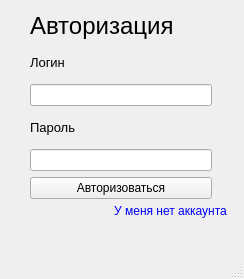
<?xml version="1.0" encoding="UTF-8"?>
<ui version="4.0">
 <class>AuthorizationForm</class>
 <widget class="QMainWindow" name="AuthorizationForm">
  <property name="geometry">
   <rect>
    <x>0</x>
    <y>0</y>
    <width>244</width>
    <height>279</height>
   </rect>
  </property>
  <property name="minimumSize">
   <size>
    <width>244</width>
    <height>279</height>
   </size>
  </property>
  <property name="maximumSize">
   <size>
    <width>244</width>
    <height>279</height>
   </size>
  </property>
  <property name="windowTitle">
   <string>Authorization</string>
  </property>
  <widget class="QWidget" name="centralwidget">
   <widget class="QPushButton" name="registerButton">
    <property name="geometry">
     <rect>
      <x>100</x>
      <y>200</y>
      <width>141</width>
      <height>21</height>
     </rect>
    </property>
    <property name="styleSheet">
     <string notr="true">color:rgb(0,0,255)</string>
    </property>
    <property name="text">
     <string>У меня нет аккаунта</string>
    </property>
    <property name="checkable">
     <bool>false</bool>
    </property>
    <property name="autoDefault">
     <bool>false</bool>
    </property>
    <property name="default">
     <bool>false</bool>
    </property>
    <property name="flat">
     <bool>true</bool>
    </property>
   </widget>
   <widget class="QWidget" name="">
    <property name="geometry">
     <rect>
      <x>30</x>
      <y>10</y>
      <width>182</width>
      <height>189</height>
     </rect>
    </property>
    <layout class="QVBoxLayout" name="verticalLayout_2">
     <item>
      <layout class="QVBoxLayout" name="verticalLayout">
       <item>
        <widget class="QLabel" name="label_2">
         <property name="font">
          <font>
           <pointsize>18</pointsize>
          </font>
         </property>
         <property name="text">
          <string>Авторизация</string>
         </property>
        </widget>
       </item>
       <item>
        <widget class="QLabel" name="label">
         <property name="font">
          <font>
           <pointsize>10</pointsize>
          </font>
         </property>
         <property name="text">
          <string>Логин</string>
         </property>
        </widget>
       </item>
       <item>
        <widget class="QLineEdit" name="loginTextBox"/>
       </item>
       <item>
        <widget class="QLabel" name="label_3">
         <property name="font">
          <font>
           <pointsize>10</pointsize>
          </font>
         </property>
         <property name="text">
          <string>Пароль</string>
         </property>
        </widget>
       </item>
       <item>
        <widget class="QLineEdit" name="passwordTextBox"/>
       </item>
       <item>
        <widget class="QPushButton" name="authButton">
         <property name="text">
          <string>Авторизоваться</string>
         </property>
        </widget>
       </item>
      </layout>
     </item>
    </layout>
   </widget>
  </widget>
  <widget class="QMenuBar" name="menubar">
   <property name="geometry">
    <rect>
     <x>0</x>
     <y>0</y>
     <width>244</width>
     <height>26</height>
    </rect>
   </property>
  </widget>
  <widget class="QStatusBar" name="statusbar"/>
 </widget>
 <resources/>
 <connections/>
</ui>
